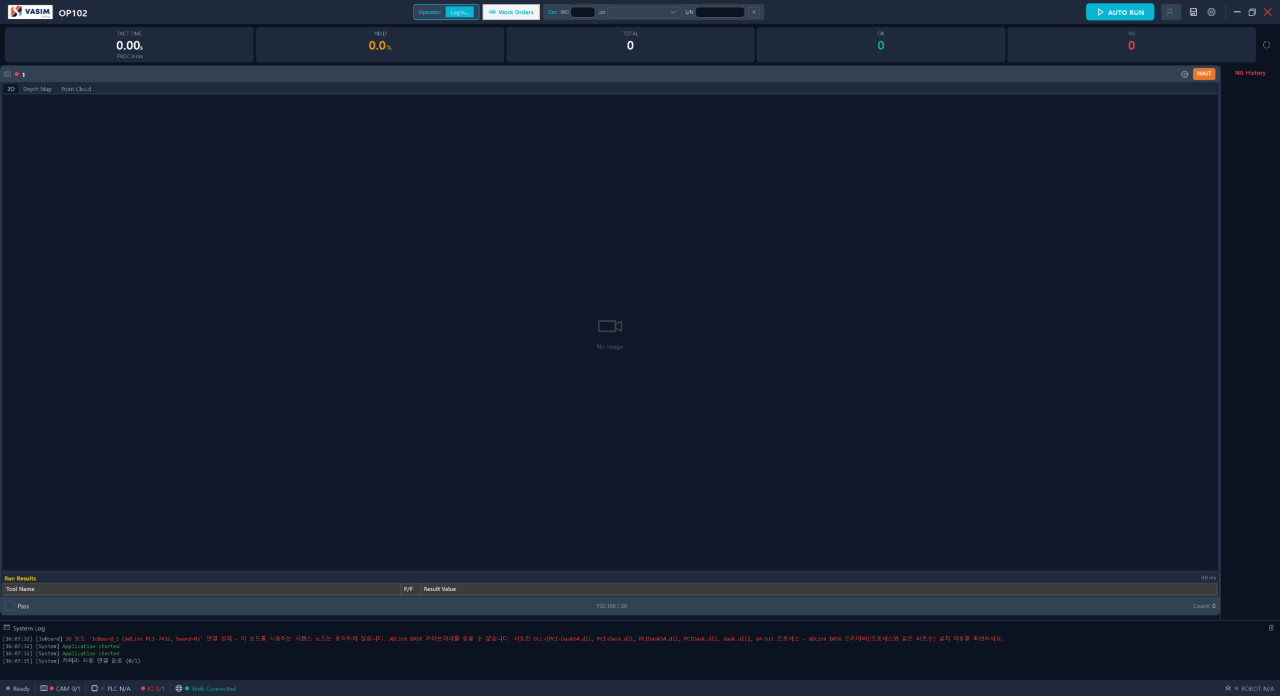
#> input picture docs/gs/screenshots/01_vms_main.png, 5120 x 2784 px, given as the content of the folder ../screenshots/01_vms_main.png, which was not available (shown at 1/4 size)
$ python crop_tool_scenes.py ../screenshots/01_vms_main.png
#> lines starting #> are read from the running program, lines starting #| are printed output that depends on the picture; pictures that were not available may be replaced by others from this repository, and a replacement may not be noted
# 매뉴얼 6장 "실행 예" — VisionSetup --capture-scenes 전체 화면(2x) PNG 를 이미지 뷰 · Run Results · Tool Settings 영역으로 잘라 JPEG 로 저장
#   사용: python crop_tool_scenes.py <캡처 폴더> [이름 ...]
#   출력: docs/gs/screenshots/v3/scenes/<이름>.jpg (가로 1500 px)
import sys, os, glob
import numpy as np
from PIL import Image
src = sys.argv[1]
names = sys.argv[2:] or sorted(os.path.splitext(os.path.basename(p))[0] for p in glob.glob(os.path.join(src, "*.png")))
OUT = os.path.normpath(os.path.join(os.path.dirname(os.path.abspath(__file__)), "..", "screenshots", "v3", "scenes"))
os.makedirs(OUT, exist_ok=True)
for n in names:
    im = Image.open(os.path.join(src, n + ".png")).convert("RGB")
    W, H = im.size
#> W = 5120; H = 2784
    k = W / 2000                         # 아래 좌표는 화면을 가로 2000 으로 줄였을 때 기준
#> k = 2.56
    # 왼쪽 레시피 · 팔레트 · 작업 공간을 빼고(x ≥ 710), 메뉴 · 툴바 아래(y ≥ 60)부터 상태바 위까지
    box = (int(710 * k), int(60 * k), W, int(1062 * k))
#> box = (1817, 153, 5120, 2718)
    im = im.crop(box)
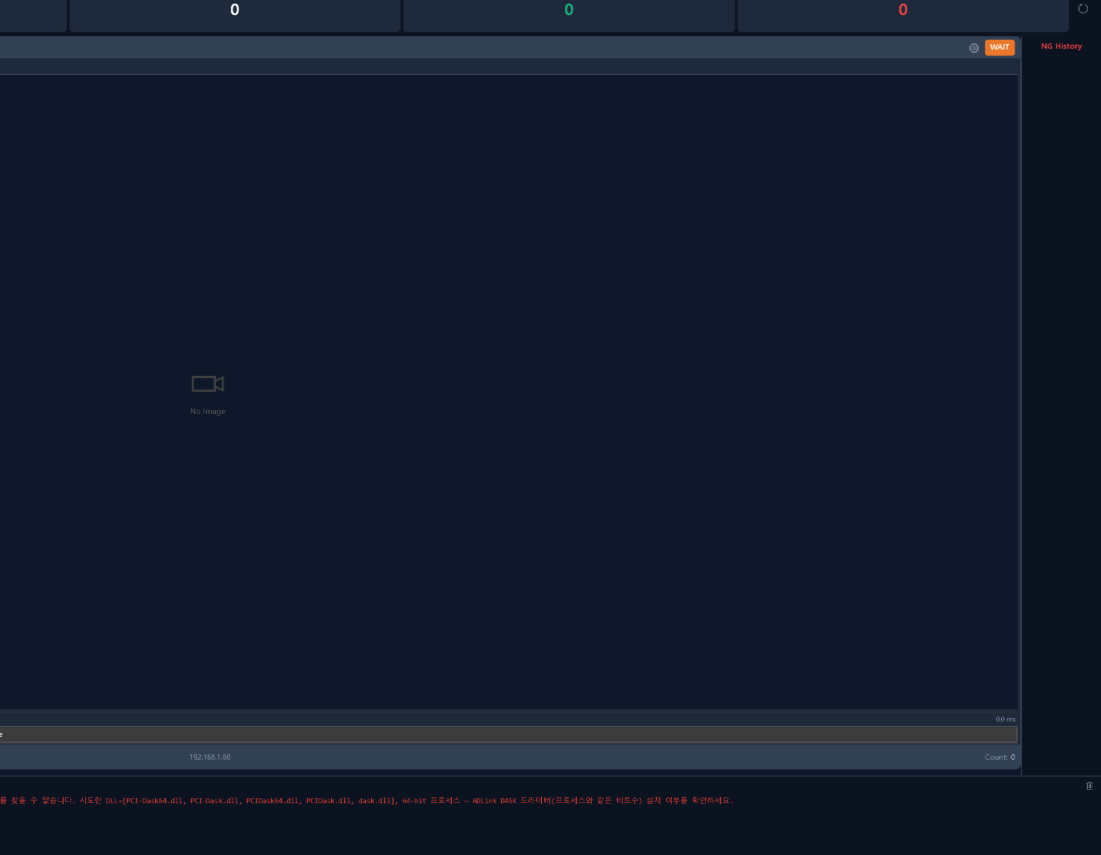
#> im: PIL image 3303x2565 RGB (shown at 1/3 size); mean R, G, B 18.7, 26.7, 44.4
    w = 1500
    im = im.resize((w, round(im.height * w / im.width)), Image.LANCZOS)
#> im: PIL image 1500x1165 RGB
    # Run Results 아래 빈 공간은 잘라 낸다 — 표 행 · 설정 패널 글자가 끝나는 곳 + 여백 (이미지 뷰는 항상 남김)
    g = np.asarray(im.convert("L"))
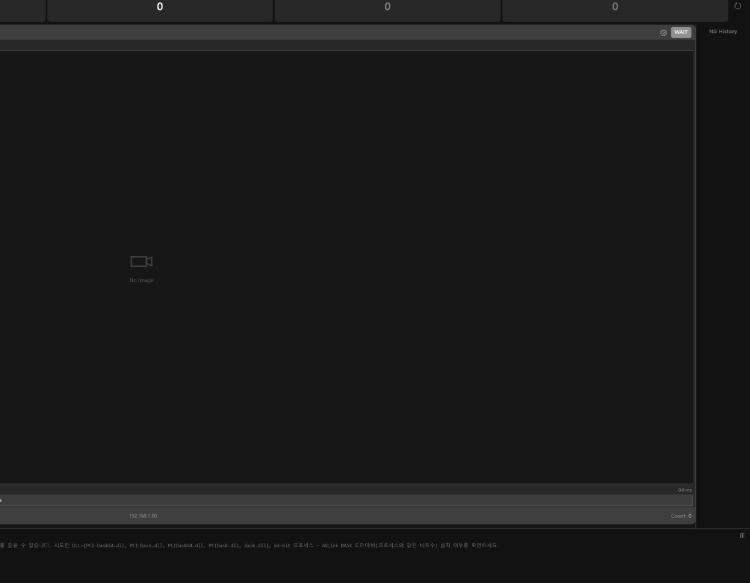
#> g: shape (1165, 1500) (shown at 1/2 size); min 9, max 255, mean 26.6
    rows = np.nonzero((g[:, 10:1210] > 110).sum(1) > 3)[0]
#> rows = 23 values from 5 to 1034
    rows_set = np.nonzero((g[:, 1235:1495] > 110).sum(1) > 3)[0]
#> rows_set = 29 values from 54 to 1034
    last = max(rows.max() if len(rows) else 0, rows_set.max() if len(rows_set) else 0)
#> last = 1034
    im = im.crop((0, 0, w, min(im.height, max(960, last + 24))))
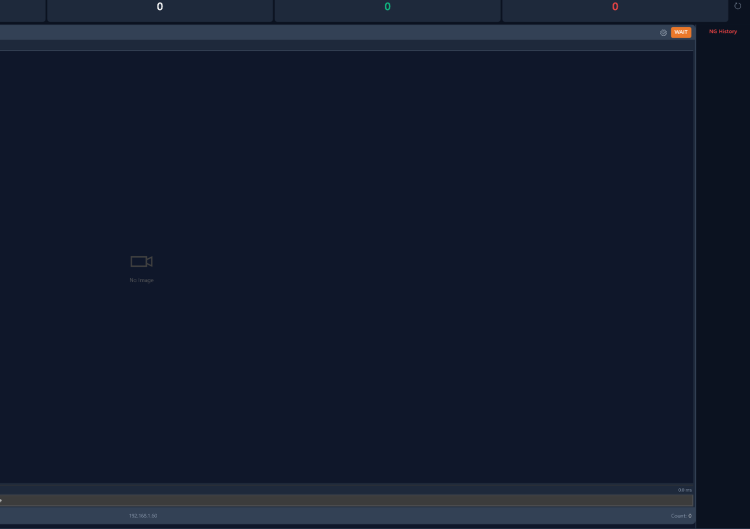
#> im: PIL image 1500x1058 RGB (shown at 1/2 size); mean R, G, B 19.3, 27.5, 45.7
    im.save(os.path.join(OUT, n + ".jpg"), quality=90, optimize=True)
    print(n, im.size, os.path.getsize(os.path.join(OUT, n + ".jpg")) // 1024, "KB")
#| 01_vms_main (1500, 1058) 31 KB
